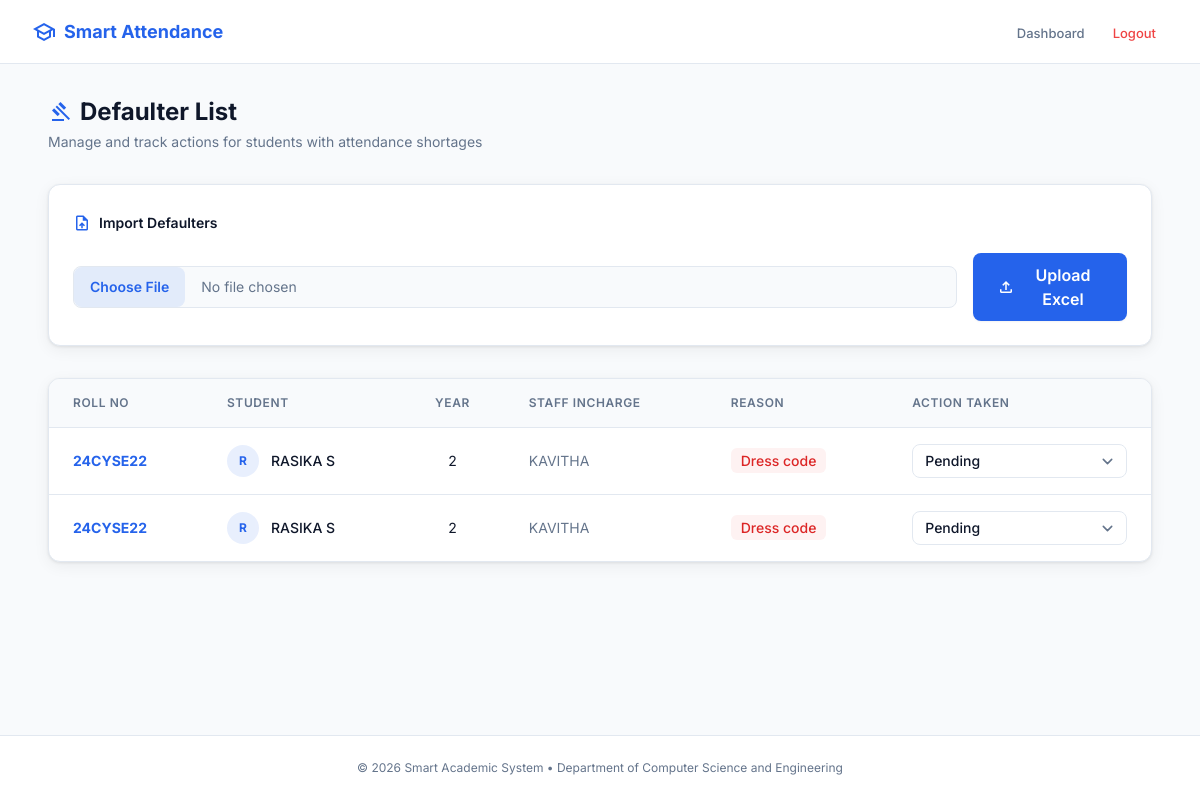
Before: /defaulters/ with the older database file.
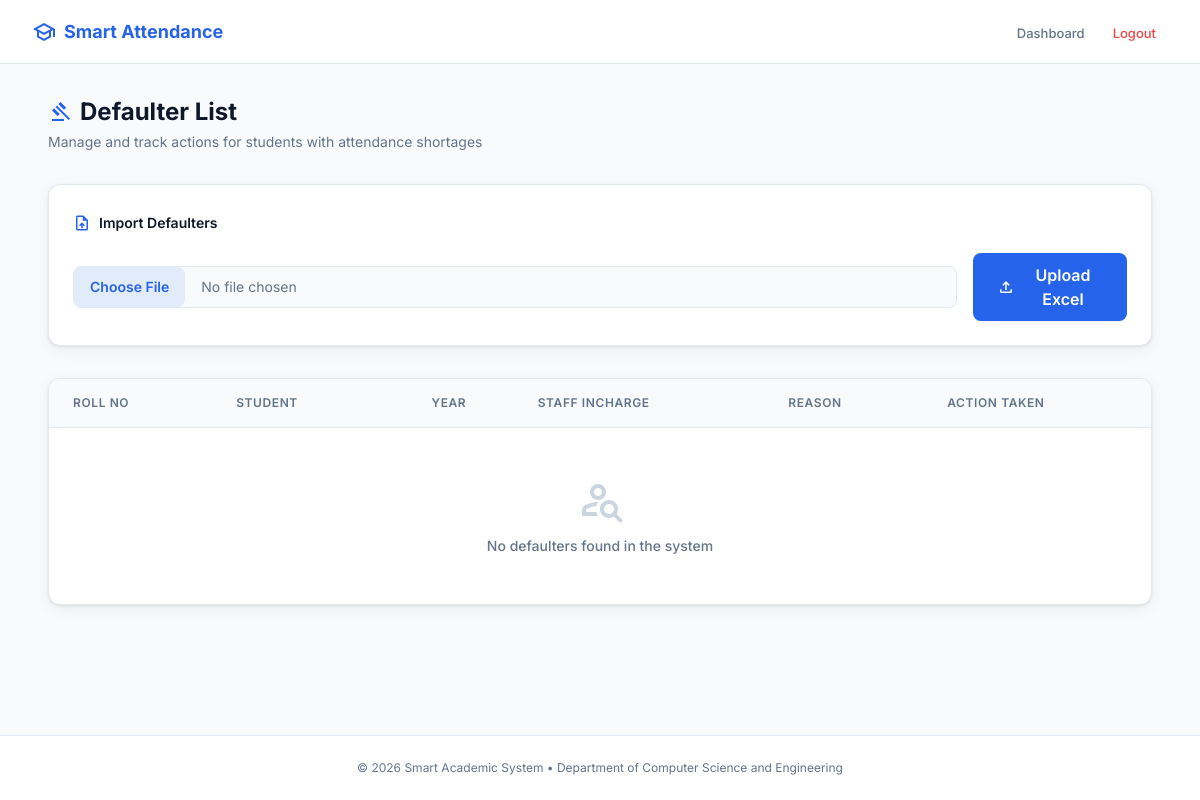
After: the same page with the newer database file.
### leave_app/models.py (models this page shows)
class DefaulterStudent(models.Model):
    roll_no = models.CharField(max_length=20)
    name = models.CharField(max_length=100)
    staff_incharge = models.CharField(max_length=100)
    department = models.CharField(max_length=10)
    year = models.IntegerField()
    reason = models.TextField()
    ACTION_CHOICES = [
        ('letter', 'Letter'),
        ('letter_seminar', 'Letter + Seminar'),
        ('letter_assignment', 'Letter + Assignment'),
    ]
    action_taken = models.CharField(
        max_length=30,
        choices=ACTION_CHOICES,
        null=True,
        blank=True
    )

### leave_app/views.py (the view)
# urls.py: path('defaulters/', views.defaulter_list, name='defaulter_list'),
def defaulter_list(request):
    students = DefaulterStudent.objects.all().order_by('year', 'roll_no')
    return render(request, 'defaulter_list.html', {
        'students': students
    })

### templates/defaulter_list.html (shortened to what this page needs)
{% load static %}
<!DOCTYPE html>
<html lang="en">
<head>
  <script src="https://cdn.tailwindcss.com?plugins=forms,container-queries"></script>
</head>
<body class="min-h-screen flex flex-col">
  <nav class="h-16 bg-surface border-b border-outline flex items-center px-6 md:px-8 gap-4 sticky top-0 z-50">
    <a href="{% url 'teacher_dashboard' %}" class="flex items-center gap-2 font-bold text-primary text-lg no-underline">
      <span class="material-symbols-outlined text-2xl">school</span>
      <span class="hidden sm:inline">Smart Attendance</span>
    </a>
    <ul class="flex gap-1 ml-auto list-none items-center">
      <li>
        <a href="{% url 'teacher_dashboard' %}" class="nav-link px-3 py-2 rounded-lg text-[13px] font-medium text-on-surface-variant no-underline">
          Dashboard
        </a>
      </li>
      <li>
        <a href="{% url 'logout' %}" class="nav-link px-3 py-2 rounded-lg text-[13px] font-medium text-error no-underline">
          Logout
        </a>
      </li>
    </ul>
  </nav>
  <main class="flex-1 py-8 px-4 md:px-6 max-w-6xl mx-auto w-full">
    <div class="mb-8">
      <h1 class="text-2xl font-bold text-on-surface flex items-center gap-2">
        <span class="material-symbols-outlined text-primary">gavel</span>
        Defaulter List
      </h1>
      <p class="text-on-surface-variant text-sm mt-1">
        Manage and track actions for students with attendance shortages
      </p>
    </div>
    <section class="bg-surface border border-outline rounded-xl p-6 mb-8 table-container">
      <h2 class="text-sm font-semibold text-on-surface mb-4 flex items-center gap-2">
        <span class="material-symbols-outlined text-primary text-lg">upload_file</span>
        Import Defaulters
      </h2>
      <form action="{% url 'upload_defaulters' %}" method="POST" enctype="multipart/form-data" class="flex flex-col sm:flex-row gap-4 items-center">
        <div class="relative w-full">
          <input type="file" name="excel_file" required class="block w-full text-sm text-on-surface-variant file:mr-4 file:py-2.5 file:px-4 file:rounded-lg file:border-0 file:text-sm file:font-semibold file:bg-primary/10 file:text-primary hover:file:bg-primary/20 transition-all border border-outline rounded-lg bg-slate-50 cursor-pointer focus:outline-none"/>
        </div>
        <button type="submit" class="w-full sm:w-auto bg-primary text-white px-6 py-2.5 rounded-lg font-semibold hover:bg-primary-dark transition-all shadow-sm flex items-center justify-center gap-2">
          <span class="material-symbols-outlined text-lg">upload</span>
          Upload Excel
        </button>
      </form>
    </section>
    <section class="bg-surface border border-outline rounded-xl table-container overflow-hidden">
      <div class="overflow-x-auto">
        <table class="w-full border-collapse text-left">
          <thead>
            <tr class="bg-slate-50 border-b border-outline">
              <th class="px-6 py-4 text-xs font-semibold uppercase tracking-wider text-on-surface-variant">Roll No</th>
              <th class="px-6 py-4 text-xs font-semibold uppercase tracking-wider text-on-surface-variant">Student</th>
              <th class="px-6 py-4 text-xs font-semibold uppercase tracking-wider text-on-surface-variant text-center">Year</th>
              <th class="px-6 py-4 text-xs font-semibold uppercase tracking-wider text-on-surface-variant">Staff Incharge</th>
              <th class="px-6 py-4 text-xs font-semibold uppercase tracking-wider text-on-surface-variant">Reason</th>
              <th class="px-6 py-4 text-xs font-semibold uppercase tracking-wider text-on-surface-variant">Action Taken</th>
            </tr>
          </thead>
          <tbody class="divide-y divide-outline">
            {% for s in students %}
            <tr class="hover:bg-slate-50/50 transition-colors">
              <td class="px-6 py-4 text-sm font-bold text-primary">
                {{ s.roll_no }}
              </td>
              <td class="px-6 py-4">
                <div class="flex items-center gap-3">
                  <div class="w-8 h-8 rounded-full bg-primary/10 text-primary flex items-center justify-center font-bold text-xs">
                    {{ s.name|slice:":1" }}
                  </div>
                  <span class="text-sm font-medium text-on-surface">{{ s.name }}</span>
                </div>
              </td>
              <td class="px-6 py-4 text-sm text-on-surface text-center">
                {{ s.year }}
              </td>
              <td class="px-6 py-4 text-sm text-on-surface-variant">
                {{ s.staff_incharge }}
              </td>
              <td class="px-6 py-4 text-sm">
                <span class="px-2.5 py-1 rounded-md bg-red-50 text-red-600 font-medium">
                  {{ s.reason }}
                </span>
              </td>
              <td class="px-6 py-4">
                <select class="status-select w-full min-w-[160px] bg-white border border-outline rounded-lg px-3 py-1.5 text-sm font-medium text-on-surface focus:border-primary focus:ring-4 focus:ring-primary/10 transition-all outline-none"
                        onchange="updateAction({{ s.id }}, this.value)">
                  <option value="None" {% if s.action == "None" %}selected{% endif %}>Pending</option>
                </select>
              </td>
            </tr>
            {% empty %}
            <tr>
              <td colspan="6" class="px-6 py-12">
                <div class="flex flex-col items-center justify-center text-on-surface-variant">
                  <span class="material-symbols-outlined text-5xl mb-3 text-slate-300">
                  </span>
                  <p class="text-sm font-medium">No defaulters found in the system</p>
                </div>
              </td>
            </tr>
            {% endfor %}
          </tbody>
        </table>
      </div>
    </section>
  </main>
  <footer class="bg-surface border-t border-outline text-center py-6 px-4">
    <p class="text-xs text-on-surface-variant">
      &copy; 2026 Smart Academic System • Department of Computer Science and Engineering
    </p>
  </footer>
</body>
</html>

### templates/defaulter_list.html (style rules this page uses)
body { font-family: 'Inter', sans-serif; background-color: #f8fafc; color: #0f172a; -webkit-font-smoothing: antialiased; }
.material-symbols-outlined { font-variation-settings: 'FILL' 0, 'wght' 400, 'GRAD' 0, 'opsz' 24; vertical-align: middle; }
.table-container { box-shadow: 0 1px 3px rgba(0, 0, 0, 0.08), 0 4px 16px rgba(0, 0, 0, 0.06); }
.nav-link { transition: all 0.2s ease; }

Changed rows visible on the page:
removed DefaulterStudent: roll_no "24CYSE22", name "R", name "RASIKA S", year "2", staff_incharge "KAVITHA", reason "Dress code", id "Pending"
removed DefaulterStudent: roll_no "24CYSE22", name "R", name "RASIKA S", year "2", staff_incharge "KAVITHA", reason "Dress code", id "Pending"
Other visible differences:
text now shown: "No defaulters found in the system"
